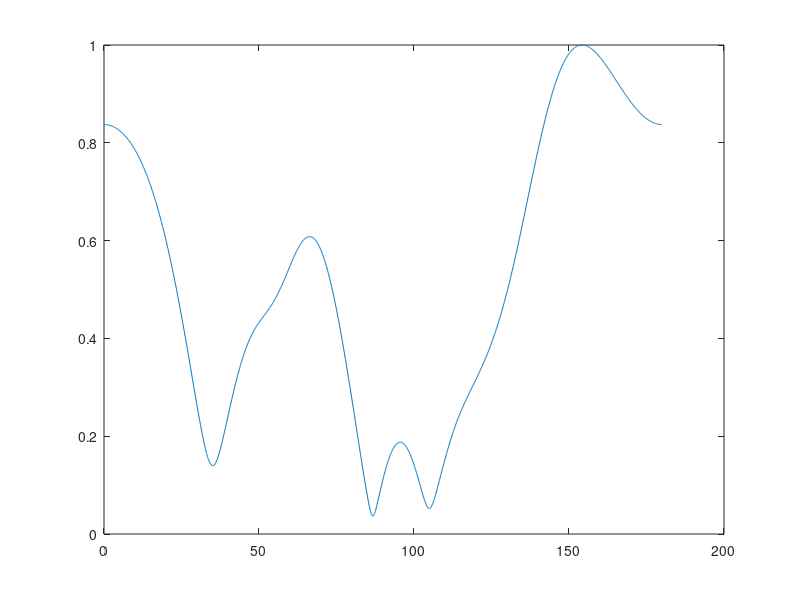

Source code (MATLAB): (Note: this script raises an error after producing the figure.)
Q=100;
a=0.98;
A=ones(8,6);
g=zeros(6,1);
theta=[50;70;100;110;130;160];
%----------------------%
%Computing drive matrix%
%----------------------%
 for rows=2:8
     for columns=1:6
      A(rows,columns)=exp(1j*pi*(rows-1)*cos(theta(columns,1)*pi/180));%drive matrix
     end
     
 end
 %---------%
 %Algorithm%
 %---------%
for q=1:2:Q
    if q~=1
    p=cos(2*pi*q/10);
    h=(a^(-1)*(y)^(-1)*x);
    y=(q/(q-1)*(a^(-1)*y-a^(-1)*h*ctranspose(x)*y));
    
    wrls=wrls+h*(conj(p)-ctranspose(x)*wrls);
    else
      wrls=0;
      y=10^6*eye(8);
    end
    for rows=1:6
        if rows==1
          g(rows,1)=cos(2*pi*q/10);
        else
            g(rows,1)=normrnd(0,1);
        end
    end
    for rows=1:8
        n(rows,1)=normrnd(0,sqrt(0.01));
    end
    x=A*g+n;   
end


for columns=8:-1:2
  wrls(:,columns)=[];
end
display(wrls);



%-------------------------------%
%Computing the radiation diagram%
%-------------------------------%
x=0;
angleobs=0;%angle to compute the radiation plot
    while angleobs<=180
        for rows=1:8
          a(rows,1)=exp(1j*(rows-1)*pi*cos(angleobs*pi/180));
        end
        x=x+1;
        AF(x,1)=ctranspose(wrls)*a(:,1);
        angleobs=angleobs+0.1 ;
    end
    %--------------%
    %Normalizing AF%
    %--------------%
    maxAF=-inf;
    for k=1:size(AF,1)
        if abs(AF(k,1))>=maxAF
            maxAF=abs(AF(k,1));
        end
    end
    
    for b=1:size(AF,1)
    normalized_AF(b,1)=(abs(AF(b,1))/maxAF);
    end
    
   %------------------------------%
   %Plotting the radiation diagram%
   %------------------------------%
   plot(0:0.1:180,normalized_AF(:,1));
   
   
   
   
   %-------------------------%
   %Computing the differences%
   %-------------------------%
   [pks1,locs1]=findpeaks(-normalized_AF(:,1));%peaks near zero
   [pks,locs]=findpeaks(normalized_AF(:,1));%max peaks
    min=inf(size(pks,1),1);
    minimum=inf(6,1);
   
   
 for rows=1:6
    for j=1:size(locs,1)
        if rows==1
            if pks(j,1)==1
              positionmax=locs(j,1)/10-0.1;
            end
            
        else
          if abs(theta(rows,1)-locs1(j,1)/10-0.1)<=minimum(rows,1)
            minimum(rows,1)=abs(theta(rows,1)-locs1(j,1)/10-0.1);
            positionmin(rows,1)=locs1(j,1)/10-0.1;
          end
        end
    end   
 end
  for rows=1:6
    if rows==1
        differencetheta(rows,1)=abs(positionmax(rows,1)-theta(rows,1));
    else
        differencetheta(rows,1)=abs(positionmin(rows,1)-theta(rows,1));
    end
        
  end
    
       
